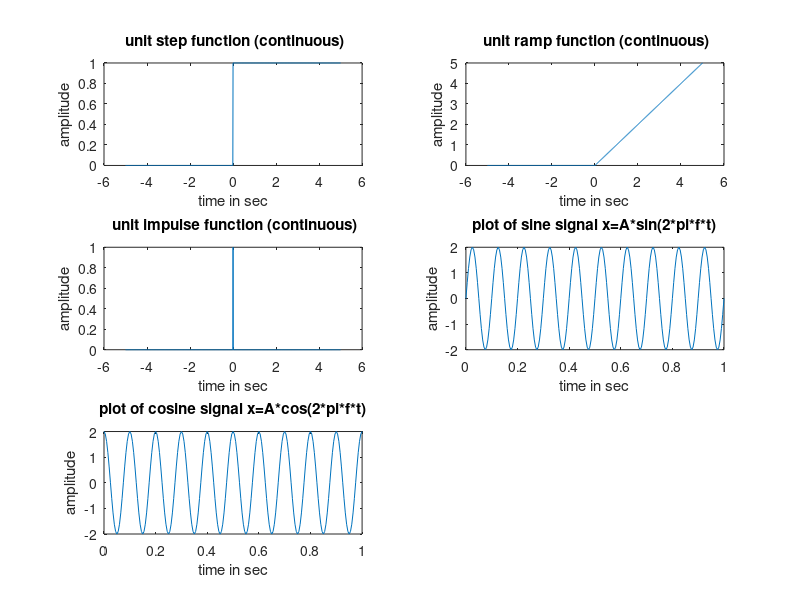

Here is the MATLAB script that generated this plot:
%Name:Alan Sigi
%Roll No:7
%Class:S5 ECE-A
%progrsm to plot unit step function both continuous and discrete
clear all
close all
clc
%unit step function(continuous)
t=[-5:.01:5];
for i=1:length(t)
if t(i)>=0;
    x(i)=1;
else
    x(i)=0;
end
end
subplot(321)
plot(t,x)
xlabel('time in sec')
ylabel('amplitude')
title(' unit step function (continuous)')
%unit ramp function(continuous)
t=[-5:.01:5];
for i=1:length(t)
if t(i)>=0;
    r(i)=t(i);
else
    r(i)=0;
end
end
subplot( 322)
plot(t,r)
xlabel('time in sec')
ylabel('amplitude')
title(' unit ramp function (continuous)')

%unit impulse function(continuous)
t=[-5:.01:5];
for i=1:length(t)
if t(i)==0;
    r(i)=1;
else
    r(i)=0;
end
end
subplot( 323)
plot(t,r)
xlabel('time in sec')
ylabel('amplitude')
title(' unit impulse function (continuous)')

%progrsm to plot sine signal x=A*sin(2*pi*f*t')
A=2;
f=10;
T=(1/f);
t=[0:T/20:10*T];
x=A*sin(2*pi*f*t);
subplot(324);
plot(t,x)
xlabel('time in sec');
ylabel('amplitude');
title('plot of sine signal x=A*sin(2*pi*f*t)');

%progrsm to plot cose signal x=A*cos(2*pi*f*t')
A=2;
f=10;
T=(1/f);
t=[0:T/20:10*T];
x=A*cos(2*pi*f*t);
subplot(325)
plot(t,x)
xlabel('time in sec');
ylabel('amplitude');
title('plot of cosine signal x=A*cos(2*pi*f*t)');
